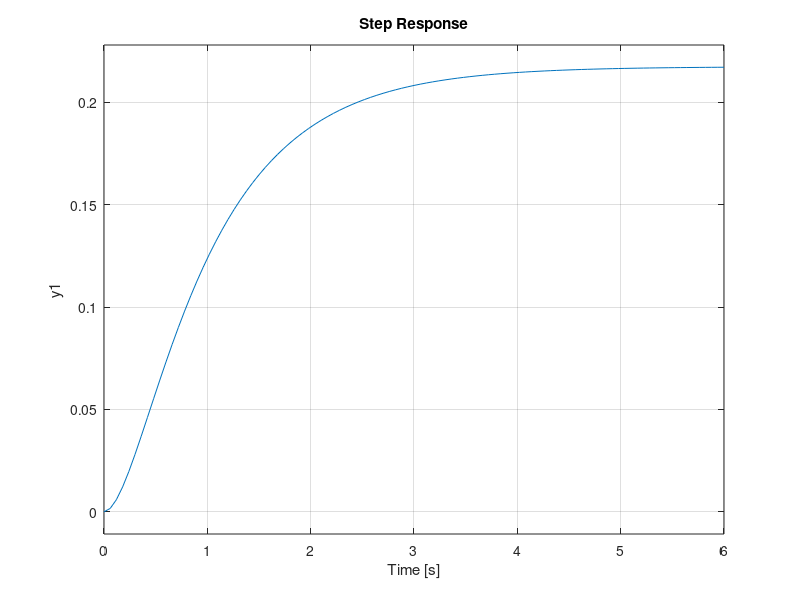

The MATLAB script that drew this image:
g1 = tf([1], [1, 1]);
g2 = tf([1], [1, 4]);
g3 = tf([1, 3], [1, 5]);

G_I = parallel(g1, g2);
G_F = parallel(G_I, g3);
%step(G_F);

S_G_I = series(g1, g2);
S_G_F = series(S_G_I, g3)
step(S_G_F);




g_f = feedback(S_G_I, g3);
step(g_f);
